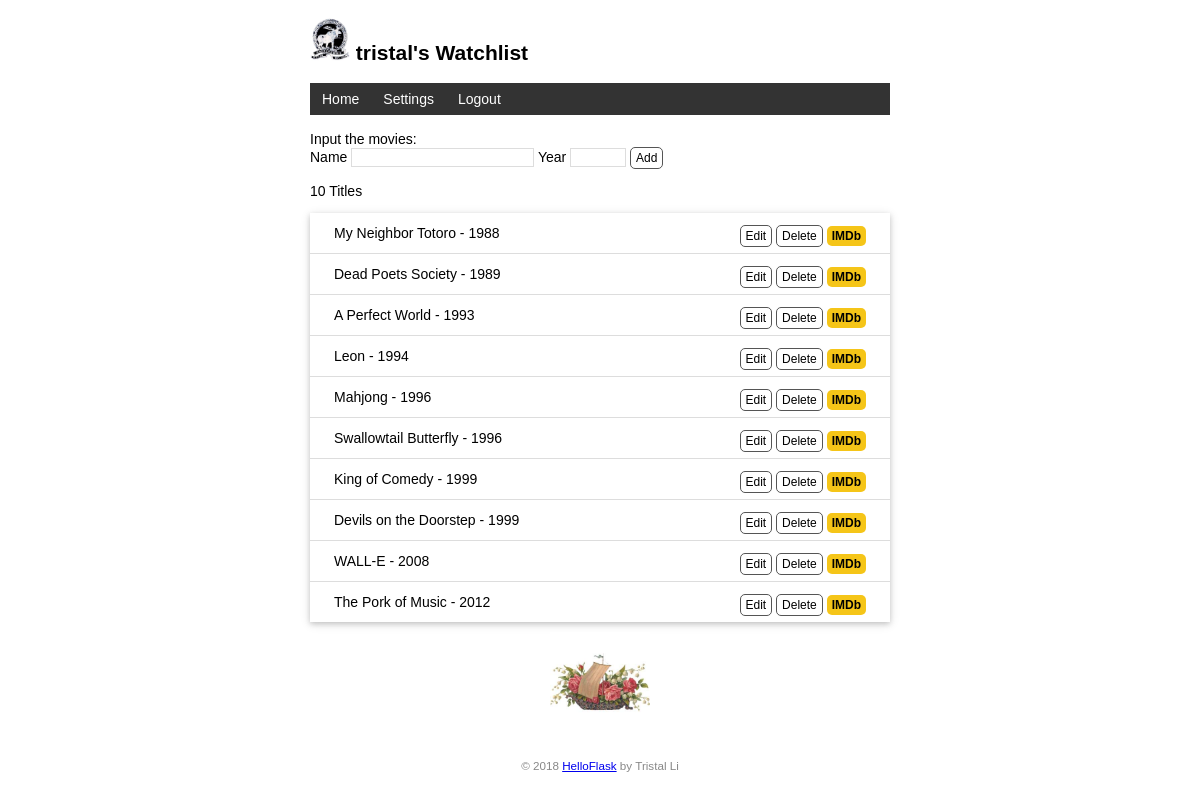
Screenshot of / (signed in) with the database file from the repository.
### watchlist/models.py (models this page shows, shortened)
class User(db.Model, UserMixin):
    __tablename__ = 'users'
    id = db.Column(db.Integer, primary_key = True)
    name = db.Column(db.String(20))
    username = db.Column(db.String(20), unique=True)
    password_hash = db.Column(db.String(128), nullable=False)

class Movie(db.Model):
    id = db.Column(db.Integer, primary_key = True)
    title = db.Column(db.String(60))
    year = db.Column(db.String(4))
    username = db.Column(db.String(20))

### watchlist/views.py (the view, shortened to what this page needs)
@app.route('/', methods = ['GET', 'POST'])
def index():
    if current_user.is_authenticated:
        movies = Movie.query.filter_by(username = current_user.username).all()
    else:
        movies = Movie.query.all()
    return render_template('index.html', movies = movies)

### watchlist/__init__.py (called while the page is built)
@login_manager.user_loader
def load_user(user_id):
    from watchlist.models import User
    user = User.query.get(int(user_id))
    return user

@app.context_processor
def inject_user():
    from watchlist.models import User, Movie
    users = User.query.all()
    movies = Movie.query.all()
    return dict(users = users, movies = movies)

### watchlist/templates/index.html
{% extends 'base.html' %}
{% block content %}
{% if current_user.is_authenticated %}
<br>
Input the movies:
<br>
<form method="post">
    Name <input type="text" name="title" autocomplete="off" required>
    Year <input type="text" name="year" autocomplete="off" required>
    <input class="btn" type="submit" name="submit" value="Add">
</form>
<p>{{ movies|length }} Titles</p>
<ul class="movie-list">
    {% for movie in movies %}
    <li>{{ movie.title }} - {{ movie.year }}
        <span class="float-right">
            <a class="btn" href="{{ url_for('edit', movie_id=movie.id) }}">Edit</a>
            <form class = "inline-form" method = "post" action = "{{ url_for('delete', movie_id = movie.id) }}">
                <input class = "btn" type = "submit" name = "delete" value = "Delete" onclick = "return confirm('are you sure?')">
            </form>
            <a class="imdb" href="https://www.imdb.com/find?q={{ movie.title }}" target="_blank" title="Find this movie on IMDb">IMDb</a>
        </span>
    </li>
    {% endfor %}
</ul>
 {% endif %}
<img alt="Walking Totoro" class="totoro" src="{{ url_for('static', filename='images/totoro.jpg') }}" title="to~to~ro~">
{% endblock %}

### watchlist/templates/base.html (shortened to what this page needs)
<!DOCTYPE html>
<html lang="en">
<head>
    {% block head %}
    <link rel="stylesheet" href="{{ url_for('static', filename='style.css') }}" type="text/css">
    {% endblock %}
</head>
<body>
    <h2>
        <img alt="Avatar" class="avatar" src="{{ url_for('static', filename='images/avatar.png') }}">
        {% if current_user.is_authenticated %}
            {{ current_user.name }}'s Watchlist
        {% else %}
            Watchlist - Please Login
        {% endif %}
    </h2>
    <nav>
        <ul>
            <li><a href="{{ url_for('index') }}">Home</a></li>
            {% if current_user.is_authenticated %}
                <li><a href="{{ url_for('settings') }}">Settings</a></li>
                <li><a href="{{ url_for('logout') }}">Logout</a></li>
            {% else %}
                <li><a href="{{ url_for('login') }}">Login</a></li>
                <li><a href="{{ url_for('register') }}">Register</a></li>
            {% endif %}
        </ul>
    </nav>
    {% block content %}{% endblock %}
    <footer>
        <small>&copy; 2018 <a href="http://helloflask.com/tutorial">HelloFlask</a> by Tristal Li</small>
    </footer>
</body>
</html>

### watchlist/static/style.css (style rules this page uses)
body { margin: auto; max-width: 580px; font-size: 14px; font-family: Helvetica, Arial, sans-serif; }
footer { color: #888; margin-top: 15px; text-align: center; padding: 10px; }
.avatar { width: 40px; }
.movie-list { list-style-type: none; padding: 0; margin-bottom: 10px; box-shadow: 0 2px 5px 0 rgba(0, 0, 0, 0.16), 0 2px 10px 0 rgba(0, 0, 0, 0.12); }
.movie-list li { padding: 12px 24px; border-bottom: 1px solid #ddd; }
.movie-list li:last-child { border-bottom:none; }
.totoro { display: block; margin: 0 auto; height: 100px; }
nav ul { list-style-type: none; margin: 0; padding: 0; overflow: hidden; background-color: #333; }
nav li { float: left; }
nav li a { display: block; color: white; text-align: center; padding: 8px 12px; text-decoration: none; }
.float-right { float: right; }
.imdb { font-size: 12px; font-weight: bold; color: black; text-decoration: none; background: #F5C518; border-radius: 5px; padding: 3px 5px; }
input[type=submit] { font-family: inherit; }
input[type=text] { border: 1px solid #ddd; }
input[name=year] { width: 50px; }
.btn { font-size: 12px; padding: 3px 5px; text-decoration: none; cursor: pointer; background-color: white; color: black; border: 1px solid #555555; border-radius: 5px; }
.inline-form { display: inline; }

### rows the page displays
User: name "tristal"
Movie: title "My Neighbor Totoro", year "1988"
Movie: title "Dead Poets Society", year "1989"
Movie: title "A Perfect World", year "1993"
Movie: title "Leon", year "1994"
Movie: title "Mahjong", year "1996"
Movie: title "Swallowtail Butterfly", year "1996"
Movie: title "King of Comedy", year "1999"
Movie: title "Devils on the Doorstep", year "1999"
Movie: title "WALL-E", year "2008"
Movie: title "The Pork of Music", year "2012"

### other values shown
{{ movies|length }} "10"
